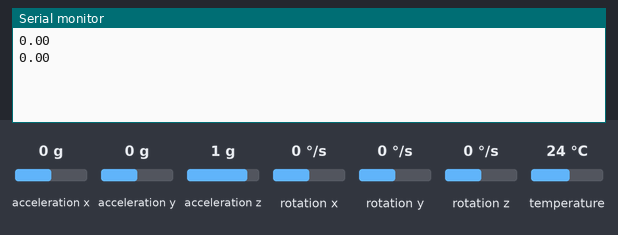
Recording of a sketch running on a simulated Arduino Uno, built with avr-gcc and run on an emulated ATmega328P. Parts: the last lines printed to the serial monitor. Inputs (shaded band) come from the test bench; at power-on: acceleration x 0 g, acceleration y 0 g, acceleration z 1 g, rotation x 0 °/s, rotation y 0 °/s, rotation z 0 °/s, temperature 24 °C.

Above: at 1.2 s.
1.3 s: acceleration x set to -1.4 g
At 2.6 s:
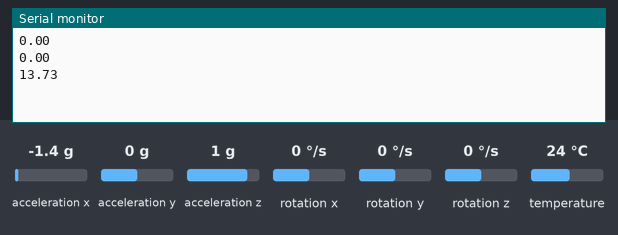
2.8 s: acceleration y set to -0.8 g
At 3.8 s:
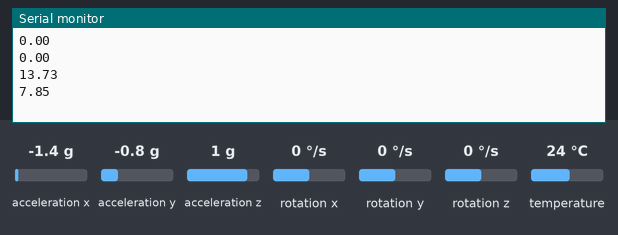
4.3 s: acceleration z set to -1.4 g
At 5.6 s:
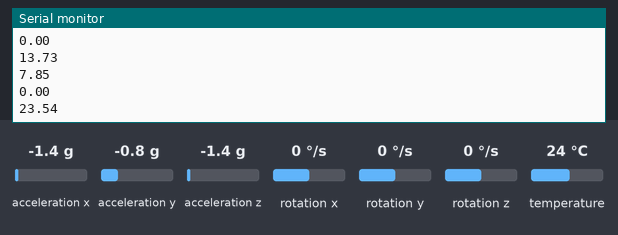
Timing chart, 0 to 7.3 s (numbered marks = the images above; inputs shaded):
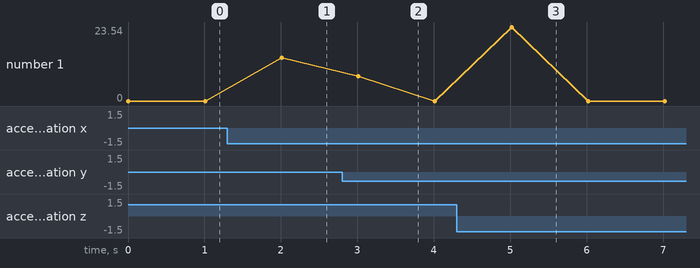

The sketch:

basic_readings_test.ino
```cpp
#include <Adafruit_MPU6050.h>
#include <Adafruit_Sensor.h>
#include <Wire.h>

Adafruit_MPU6050 mpu;
float last_ax = 0, last_ay = 0, last_az = 0;

void setup(void) {
  Serial.begin(115200);
  if (!mpu.begin()) {
    Serial.println("Failed to find MPU6050 chip");
    while (1) { delay(10); }
  }

  sensors_event_t a, g, temp;
  mpu.getEvent(&a, &g, &temp);
  last_ax = a.acceleration.x;
  last_ay = a.acceleration.y;
  last_az = a.acceleration.z;
}

void loop() {
  sensors_event_t a, g, temp;
  mpu.getEvent(&a, &g, &temp);

  // 이전 값과의 차이를 이용해 순수 '움직임(진동)'만 측정
  float vibration_magnitude = abs(a.acceleration.x - last_ax) + abs(a.acceleration.y - last_ay) + abs(a.acceleration.z - last_az);

  Serial.println(vibration_magnitude);

  last_ax = a.acceleration.x;
  last_ay = a.acceleration.y;
  last_az = a.acceleration.z;

  delay(1000); // 1초에 한 번씩 측정
}
```

Measured:
- after the input at 1.3 s, the serial monitor: prints a new line after 0.71 s (image 1)
- after the input at 2.8 s, the serial monitor: prints a new line after 0.21 s (image 2)
- after the input at 4.3 s, the serial monitor: prints a new line after 0.72 s (image 3)
- plotted number 1: 0 → 13.73 after the input at 1.3 s
